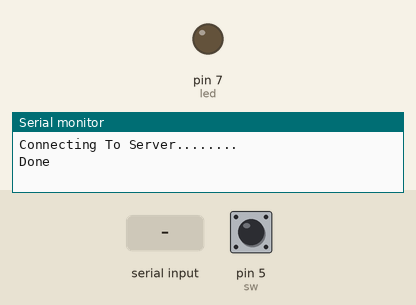
This sketch was run on a simulated Arduino Uno, built with avr-gcc and run on an emulated ATmega328P. Parts: output pins drawn as LEDs (lit = HIGH), the last lines printed to the serial monitor. Inputs (shaded band) come from the test bench; at power-on: pin 5 (sw) HIGH. The modem accepts every AT command (registered, SIM ready, sends succeed) and sends nothing else.

Above: at 17.3 s.
17.4 s: pin 5 (sw) pulled LOW for 0.15 s
At 18.6 s:
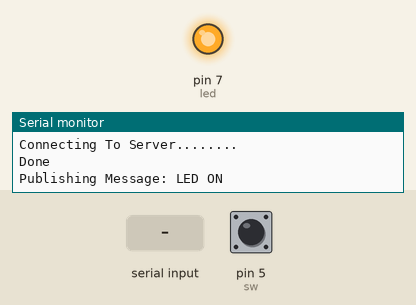
19.0 s: "PAYLOAD\n" received over the second serial link
22.0 s: pin 5 (sw) pulled LOW for 3.2 s
At 24.2 s:
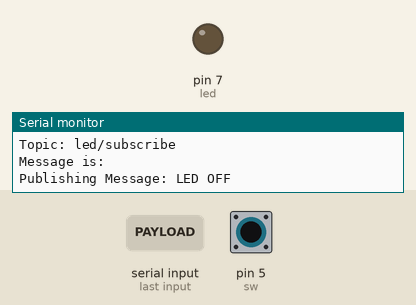
Timing chart, 0 to 25.7 s (numbered marks = the images above; inputs shaded):
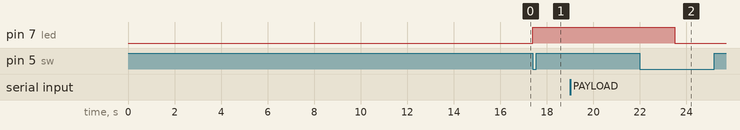

Measured:
- after the input at 17.4 s, pin 7 (led): LOW → HIGH at once
- after the input at 19.0 s, every drawn part: stays the same
- after the input at 22.0 s, pin 7 (led): HIGH → LOW after 1.5 s

The sketch:

Sim7600_MQTT.ino
```cpp
/*
Developed by Nandu, Anandu, Unnikrishnan
Company: Elementz Engineers Guild Pvt Ltd
*/
#include<SoftwareSerial.h>
SoftwareSerial mySerial(3,2);
#define sw 5
#define led 7
int flag = 1;
int flag1 = 0;
int state=0;
String Publish = "led/publish"; //Publish Topic
String Subscribe = "led/subscribe"; //Subscribe Topic

void setup()
{
  Serial.begin(9600);
  mySerial.begin(9600);
  pinMode(sw, INPUT_PULLUP);
  pinMode(led, OUTPUT);
  digitalWrite(led, LOW);

  //AT Commands for setting up the client id and Server
  //Need to be executed once -- Open serial terminal doe seeing the debug messages
  Serial.println("Connecting To Server........");
  mySerial.println("ATE0");
  delay(2000);
  mySerial.println("AT+CMQTTSTART"); //Establishing MQTT Connection
  delay(2000);
  mySerial.println("AT+CMQTTACCQ=0,\"elementz/123\""); //Client ID - change this for each client as this need to be unique
  delay(2000);
  mySerial.println("AT+CMQTTCONNECT=0,\"tcp://test.mosquitto.org:1883\",90,1"); //MQTT Server Name for connecting this client
  delay(2000);

  //SUBSCRIBE MESSAGE
  //Need to be executed once
  mySerial.println("AT+CMQTTSUBTOPIC=0,9,1"); //AT Command for Setting up the Subscribe Topic Name
  delay(2000);
  mySerial.println(Subscribe); //Topic Name
  delay(2000);
  mySerial.println("AT+CMQTTSUB=0,4,1,1"); //Length of message
  delay(2000);
  mySerial.println("HAII"); //message
  delay(2000);
  Serial.println("Done");
}

void loop()
{
  String a;
  if(state==0)
  {

    if(digitalRead(sw) == 0 && flag1 == 0)
    {
      //PUBLISH MESSAGE
      flag1 = 1;
      digitalWrite(led, HIGH);
      Serial.println("Publishing Message: LED ON");
      mySerial.println("AT+CMQTTTOPIC=0,8"); //AT Command for Setting up the Publish Topic Name
      delay(1000);
      mySerial.println(Publish); //Topic Name
      delay(1000);
      mySerial.println("AT+CMQTTPAYLOAD=0,1"); //Payload length
      delay(1000);
      mySerial.println("a"); //Payload message
      delay(1000);
      mySerial.println("AT+CMQTTPUB=0,1,60"); //Acknowledgment
      delay(1000);
    }
    else if(digitalRead(sw) == 0 && flag1 == 1)
    {
      flag1 = 0;
     digitalWrite(led, LOW);
      Serial.println("Publishing Message: LED OFF");
      mySerial.println("AT+CMQTTTOPIC=0,8"); //AT Command for Setting up the Publish Topic Name
      delay(1000);
      mySerial.println(Publish); //Topic Name
      delay(1000);
      mySerial.println("AT+CMQTTPAYLOAD=0,1"); //Payload length
      delay(1000);
      mySerial.println("b"); //Payload message
      delay(1000);
      mySerial.println("AT+CMQTTPUB=0,1,60"); //Acknowledgment
      delay(1000);
    }
  }
  if(state==1)
  {
    if(digitalRead(sw) == 0 && flag1 == 0)
    {
      //PUBLISH MESSAGE
      flag1 = 1;
      digitalWrite(led, LOW);
      Serial.println("Publishing Message: LED OFF");
      mySerial.println("AT+CMQTTTOPIC=0,8"); //AT Command for Setting up the Publish Topic Name
      delay(1000);
      mySerial.println(Publish); //Topic Name
      delay(1000);
      mySerial.println("AT+CMQTTPAYLOAD=0,1"); //Payload length
      delay(1000);
      mySerial.println("b"); //Payload message
      delay(1000);
      mySerial.println("AT+CMQTTPUB=0,1,60"); //Acknowledgment
      delay(1000);
    }
    else if(digitalRead(sw) == 0 && flag1 == 1)
    {
      flag1 = 0;
      digitalWrite(led,HIGH);
      Serial.println("Publishing Message: LED ON");
      mySerial.println("AT+CMQTTTOPIC=0,8"); //AT Command for Setting up the Publish Topic Name
      delay(1000);
      mySerial.println(Publish); //Topic Name
      delay(1000);
      mySerial.println("AT+CMQTTPAYLOAD=0,1"); //Payload length
      delay(1000);
      mySerial.println("a"); //Payload message
      delay(1000);
      mySerial.println("AT+CMQTTPUB=0,1,60"); //Acknowledgment
      delay(1000);
    }
  }

 //Receiving MODEM Response
  while(mySerial.available()>0)
  {
    delay(10);
    a = mySerial.readString();
    if(flag==0)
    {
      //Serial.println(a);
    flag = 1;
    }
    //Serial.println(b);
    if(a.indexOf("PAYLOAD") != -1)
    {
       flag = 0;
       int new1 = a.indexOf("PAYLOAD");
       String neww = a.substring(new1);
       int new2 = neww.indexOf('\n');
       String new3 = neww.substring(new2+1);
       int new4 = new3.indexOf('\n');
       String new5 = new3.substring(0,new4);

       Serial.println("Topic: led/subscribe");
       Serial.print("Message is: ");
       Serial.println(new5);
       new5.remove(new5.length()-1);
       if(new5 == "a")
       {
        state=1;
        Serial.println("LED ON");
        digitalWrite(led, HIGH);
       }
       else if(new5 == "b")
       {
        state=0;
        flag1=0;
        Serial.println("LED OFF");
        digitalWrite(led, LOW);
       }
    }
  }
}
```
